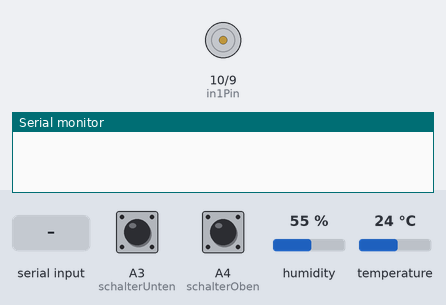
The sketch below on a simulated Arduino Uno, built with avr-gcc and run on an emulated ATmega328P. Shown: motor-driver pin pairs drawn as motors (green arrow = first pin HIGH = forward, orange = second pin HIGH = backward, longer = more drive, scaled by the enable pin), the last lines printed to the serial monitor. Inputs (shaded band) come from the test bench; at power-on: A3 (schalterUnten) HIGH, A4 (schalterOben) HIGH, humidity 55 %, temperature 24 °C.

Above: at 2.7 s.
2.8 s: "O" received over Serial
At 3.9 s:
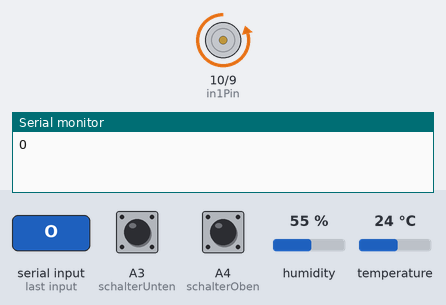
4.3 s: "C" received over Serial
At 5.4 s:
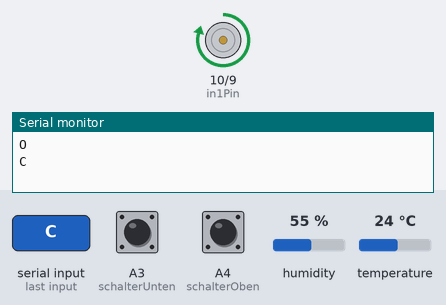
5.8 s: A3 (schalterUnten) pulled LOW for 0.15 s
At 6.1 s:
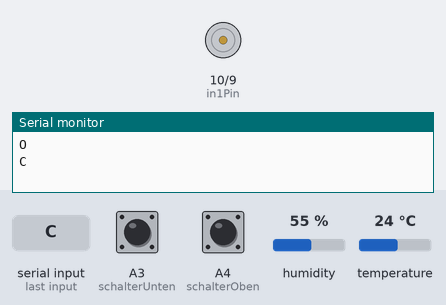
Timing chart, 0 to 8.8 s (numbered marks = the images above; inputs shaded):
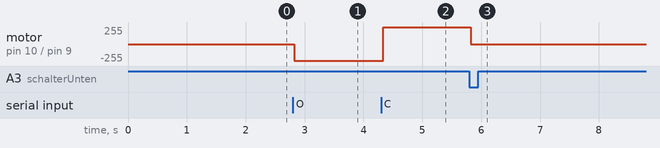

Measured:
- after the input at 2.8 s, motor on pin 10 (in1Pin) / pin 9 (in2Pin): stopped → backward 250/255 at once
- after the input at 4.3 s, motor on pin 10 (in1Pin) / pin 9 (in2Pin): backward 250/255 → forward 250/255 at once
- after the input at 5.8 s, motor on pin 10 (in1Pin) / pin 9 (in2Pin): forward 250/255 → stopped at once

The sketch:

code.ino
```cpp
#include <dht.h>
#include "dht.h"
#define dht_apin A2

#define enablePin 11
#define in1Pin 10
#define in2Pin 9
#define schalterOben A4
#define schalterUnten A3

dht DHT;

char stringComplete = "";
String inputString = "1";
int bedingung = 0;
boolean directionM;

void setup() {

  Serial.begin(9600);
  delay(500);
  pinMode(in1Pin, OUTPUT);
  pinMode(in2Pin, OUTPUT);
  pinMode(enablePin, OUTPUT);
  pinMode(schalterOben, INPUT_PULLUP);
  pinMode(schalterUnten, INPUT_PULLUP);
  delay(1000);

}

void loop() {

  //TEMPERATUR
  DHT.read11(dht_apin);
  //Serial.print("temperature = ");
  //Serial.print(DHT.temperature);
  //Serial.println("C  ");
  //Serial.println(DHT.temperature);
  //millis();

  //HOCH UND RUNTER SCHALTER
  boolean buttonState;
  int speedM = 250;
  int obenState = digitalRead(schalterOben);
  int untenState = digitalRead(schalterUnten);
  switch (stringComplete) {

    case 'O':
      buttonState = 0;
      directionM = 1;
      setMotor(speedM, directionM);
      inputString = "";
      stringComplete = "";
      break;

    case 'C':
      buttonState = 0;
      directionM = 0;
      setMotor(speedM, directionM);
      inputString = "";
      stringComplete = "";
      break;

  }

  if (obenState == 0 && buttonState == 0 && directionM == 1) {
    setMotor(0, directionM);
    buttonState = 1;

  }

  if (untenState == 0 && buttonState == 0 && directionM == 0) {
    setMotor(0, directionM);
    buttonState = 1;
  }

}


void serialEvent() {

  while (Serial.available()) {
    char inChar = Serial.read();
    Serial.println(inChar);
    switch (inChar) {

      case 'O':
        stringComplete = 'O';
        break;

      case 'C':
        stringComplete = 'C';
        break;

      default:
        inputString += inChar;
        break;
    }
  }

}

void setMotor(int speedM, boolean directionM) {

  analogWrite(enablePin, speedM);
  digitalWrite(in1Pin, !directionM);
  digitalWrite(in2Pin, directionM);

}
```
